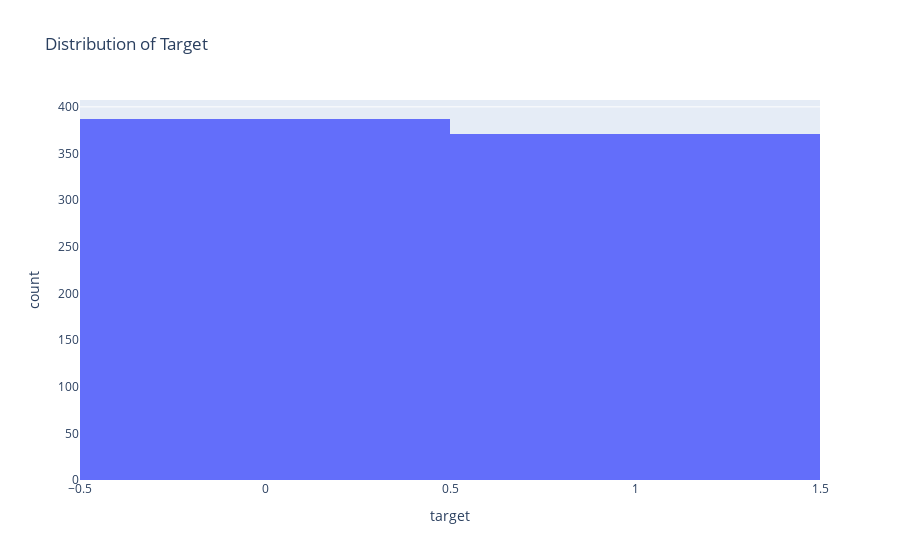

Notebook source saved alongside this figure:
### Code cell
px.histogram(train_df, x='target',title = 'Distribution of Target')

### Figure 1 — Plotly figure (JSON) as saved in the notebook; plotly's stock layout.template omitted (floating-point values rounded to 4 significant figures; data arrays with more than 128 entries replaced by an {"elided": "..."} marker saying what was removed)
{"data": [{"alignmentgroup": "True", "bingroup": "x", "hovertemplate": "target=%{x}<br>count=%{y}<extra></extra>", "legendgroup": "", "marker": {"color": "#636efa", "pattern": {"shape": ""}}, "name": "", "offsetgroup": "", "orientation": "v", "showlegend": false, "type": "histogram", "x": {"elided": "758 int values"}, "xaxis": "x", "yaxis": "y"}], "layout": {"barmode": "relative", "legend": {"tracegroupgap": 0}, "title": {"text": "Distribution of Target"}, "xaxis": {"anchor": "y", "domain": [0, 1], "title": {"text": "target"}}, "yaxis": {"anchor": "x", "domain": [0, 1], "title": {"text": "count"}}}}
